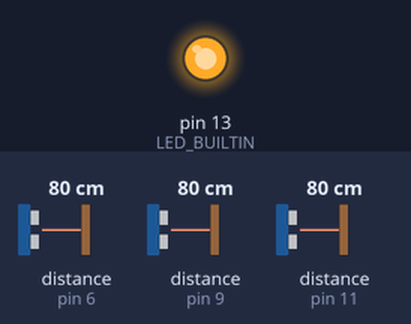
Bench run of a sketch on a simulated Arduino Uno, built with avr-gcc and run on an emulated ATmega328P. On the bench: output pins drawn as LEDs (lit = HIGH). Wiring (inferred from the names in the program): 3 × ultrasonic range finder: trigger pin 7, echo pin 6 / trigger pin 10, echo pin 9 / trigger pin 12, echo pin 11. The inputs (shaded band) are chosen by the test bench; at power-on: distance to the obstacle (sensors on pin 6, pin 9, pin 11) 80 cm. The echo pulse lasts 58.3 µs per cm; pins used as bus, display or sensor lines are not drawn; what the sketch prints to the serial monitor is not drawn.

Above: at 0.1 s.
Timing chart, 0 to 1.6 s (numbered marks = the images above):
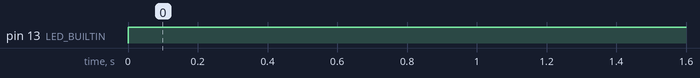

Measured:
- by itself, pin 13 (LED_BUILTIN): LOW → HIGH at 0.00 s

The sketch:

ar_2.ino
```cpp
const int trigPinleft = 12;
const int echoPinleft = 11;

const int trigPinright = 10;
const int echoPinright = 9;

long durationleft;
int distanceleft;

long durationright;
int distanceright;


const int trigPinback = 7;
const int echoPinback = 6;


long durationback;
int distanceback;


int z=0,w=0;

int x=0,y=0;

void handshake()
{
  while(true)
  {
  if (Serial.available() > 0) {
       char c = Serial.read();
       if(c=='x') break;
    }

    Serial.print("2");
    Serial.println();

    delay(100);
  }
}

void setup() {
  pinMode(trigPinleft, OUTPUT); // Sets the trigPin as an Output
  pinMode(echoPinleft, INPUT); // Sets the echoPin as an Input

  pinMode(trigPinright, OUTPUT); // Sets the trigPin as an Output
  pinMode(echoPinright, INPUT); // Sets the echoPin as an Input*/


  pinMode(trigPinback, OUTPUT); // Sets the trigPin as an Output
  pinMode(echoPinback, INPUT); // Sets the echoPin as an Input

  pinMode(LED_BUILTIN, OUTPUT);

  Serial.begin(9600); // Starts the serial communication
  // handshake();
}

void loop() {

  digitalWrite(LED_BUILTIN, HIGH);

  digitalWrite(trigPinleft, LOW);
  delayMicroseconds(5);
  digitalWrite(trigPinleft, HIGH);
  delayMicroseconds(10);
  digitalWrite(trigPinleft, LOW);
  durationleft = pulseIn(echoPinleft, HIGH);

  digitalWrite(trigPinright, LOW);
  delayMicroseconds(5);
  digitalWrite(trigPinright, HIGH);
  delayMicroseconds(10);
  digitalWrite(trigPinright, LOW);
  durationright = pulseIn(echoPinright, HIGH);

  distanceleft = durationleft * 0.034 / 2;
  distanceright = durationright * 0.034 / 2;


  digitalWrite(trigPinback, LOW);
  delayMicroseconds(5);
  digitalWrite(trigPinback, HIGH);
  delayMicroseconds(10);
  digitalWrite(trigPinback, LOW);
  durationback = pulseIn(echoPinback, HIGH);

  distanceback = durationback * 0.034 / 2;

  Serial.print("usld:");
  Serial.print(distanceleft);
  Serial.print("|");

  Serial.print("usrd:");
  Serial.print(distanceright);
  Serial.print("|");

  Serial.print("usbd:");
  Serial.print(distanceback);

  Serial.println();

  x++;
  y++;
  z++;
  w++;

  delay(100);
}
```
